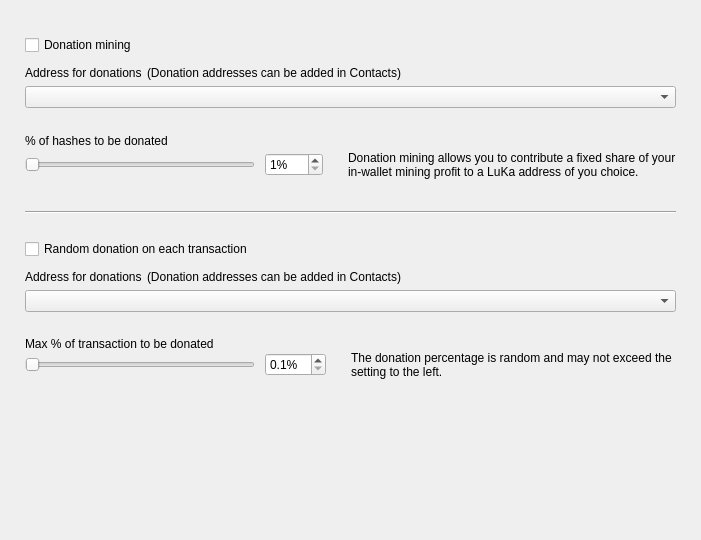
<?xml version="1.0" encoding="UTF-8"?>
<ui version="4.0">
 <class>DonationOptionsFrame</class>
 <widget class="QFrame" name="DonationOptionsFrame">
  <property name="geometry">
   <rect>
    <x>0</x>
    <y>0</y>
    <width>701</width>
    <height>540</height>
   </rect>
  </property>
  <property name="windowTitle">
   <string>Frame</string>
  </property>
  <property name="frameShape">
   <enum>QFrame::NoFrame</enum>
  </property>
  <property name="frameShadow">
   <enum>QFrame::Raised</enum>
  </property>
  <layout class="QVBoxLayout" name="verticalLayout">
   <property name="spacing">
    <number>10</number>
   </property>
   <property name="leftMargin">
    <number>25</number>
   </property>
   <property name="topMargin">
    <number>35</number>
   </property>
   <property name="rightMargin">
    <number>25</number>
   </property>
   <property name="bottomMargin">
    <number>0</number>
   </property>
   <item>
    <widget class="QCheckBox" name="m_enableDonationMiningCheck">
     <property name="text">
      <string>Donation mining</string>
     </property>
    </widget>
   </item>
   <item>
    <widget class="QFrame" name="m_donationMiningFrame">
     <property name="frameShape">
      <enum>QFrame::NoFrame</enum>
     </property>
     <property name="frameShadow">
      <enum>QFrame::Raised</enum>
     </property>
     <layout class="QGridLayout" name="gridLayout" columnstretch="1,0,0,1">
      <property name="leftMargin">
       <number>0</number>
      </property>
      <property name="topMargin">
       <number>0</number>
      </property>
      <property name="rightMargin">
       <number>0</number>
      </property>
      <property name="bottomMargin">
       <number>0</number>
      </property>
      <property name="horizontalSpacing">
       <number>10</number>
      </property>
      <property name="verticalSpacing">
       <number>0</number>
      </property>
      <item row="2" column="0" colspan="4">
       <widget class="QComboBox" name="m_donationMiningAddressCombo"/>
      </item>
      <item row="3" column="0" colspan="4">
       <spacer name="verticalSpacer_2">
        <property name="orientation">
         <enum>Qt::Vertical</enum>
        </property>
        <property name="sizeType">
         <enum>QSizePolicy::Fixed</enum>
        </property>
        <property name="sizeHint" stdset="0">
         <size>
          <width>20</width>
          <height>25</height>
         </size>
        </property>
       </spacer>
      </item>
      <item row="4" column="0" colspan="4">
       <widget class="WalletGui::WalletNormalBlackTextLabel" name="label_2">
        <property name="minimumSize">
         <size>
          <width>0</width>
          <height>16</height>
         </size>
        </property>
        <property name="text">
         <string>% of hashes to be donated</string>
        </property>
        <property name="indent">
         <number>0</number>
        </property>
       </widget>
      </item>
      <item row="5" column="1">
       <widget class="QSpinBox" name="m_donationMiningAmountSpin">
        <property name="suffix">
         <string>%</string>
        </property>
        <property name="minimum">
         <number>1</number>
        </property>
        <property name="maximum">
         <number>100</number>
        </property>
       </widget>
      </item>
      <item row="5" column="0">
       <widget class="QSlider" name="m_donationMiningAmountSlider">
        <property name="maximumSize">
         <size>
          <width>230</width>
          <height>16777215</height>
         </size>
        </property>
        <property name="minimum">
         <number>1</number>
        </property>
        <property name="maximum">
         <number>100</number>
        </property>
        <property name="orientation">
         <enum>Qt::Horizontal</enum>
        </property>
       </widget>
      </item>
      <item row="5" column="2">
       <spacer name="horizontalSpacer">
        <property name="orientation">
         <enum>Qt::Horizontal</enum>
        </property>
        <property name="sizeType">
         <enum>QSizePolicy::Fixed</enum>
        </property>
        <property name="sizeHint" stdset="0">
         <size>
          <width>5</width>
          <height>20</height>
         </size>
        </property>
       </spacer>
      </item>
      <item row="5" column="3" alignment="Qt::AlignVCenter">
       <widget class="WalletGui::WalletSmallGrayTextLabel" name="m_donationMiningCommentLabel">
        <property name="minimumSize">
         <size>
          <width>0</width>
          <height>32</height>
         </size>
        </property>
        <property name="text">
         <string>Donation mining allows you to contribute a fixed share of your in-wallet mining profit to a LuKa address of you choice.</string>
        </property>
        <property name="wordWrap">
         <bool>true</bool>
        </property>
        <property name="indent">
         <number>0</number>
        </property>
       </widget>
      </item>
      <item row="1" column="0" colspan="4">
       <spacer name="verticalSpacer_6">
        <property name="orientation">
         <enum>Qt::Vertical</enum>
        </property>
        <property name="sizeType">
         <enum>QSizePolicy::Fixed</enum>
        </property>
        <property name="sizeHint" stdset="0">
         <size>
          <width>20</width>
          <height>5</height>
         </size>
        </property>
       </spacer>
      </item>
      <item row="0" column="0" colspan="4">
       <layout class="QHBoxLayout" name="horizontalLayout" stretch="0,1">
        <property name="spacing">
         <number>5</number>
        </property>
        <property name="leftMargin">
         <number>0</number>
        </property>
        <item>
         <widget class="WalletGui::WalletNormalBlackTextLabel" name="label">
          <property name="minimumSize">
           <size>
            <width>0</width>
            <height>16</height>
           </size>
          </property>
          <property name="text">
           <string>Address for donations</string>
          </property>
          <property name="indent">
           <number>0</number>
          </property>
         </widget>
        </item>
        <item>
         <widget class="WalletGui::WalletSmallGrayTextLabel" name="label_5">
          <property name="text">
           <string>(Donation addresses can be added in Contacts)</string>
          </property>
         </widget>
        </item>
       </layout>
      </item>
     </layout>
    </widget>
   </item>
   <item>
    <spacer name="verticalSpacer_3">
     <property name="orientation">
      <enum>Qt::Vertical</enum>
     </property>
     <property name="sizeType">
      <enum>QSizePolicy::Fixed</enum>
     </property>
     <property name="sizeHint" stdset="0">
      <size>
       <width>20</width>
       <height>20</height>
      </size>
     </property>
    </spacer>
   </item>
   <item>
    <widget class="Line" name="line">
     <property name="frameShadow">
      <enum>QFrame::Sunken</enum>
     </property>
     <property name="orientation">
      <enum>Qt::Horizontal</enum>
     </property>
    </widget>
   </item>
   <item>
    <spacer name="verticalSpacer_4">
     <property name="orientation">
      <enum>Qt::Vertical</enum>
     </property>
     <property name="sizeType">
      <enum>QSizePolicy::Fixed</enum>
     </property>
     <property name="sizeHint" stdset="0">
      <size>
       <width>20</width>
       <height>15</height>
      </size>
     </property>
    </spacer>
   </item>
   <item>
    <widget class="QCheckBox" name="m_enableDonationChangeCheck">
     <property name="text">
      <string>Random donation on each transaction</string>
     </property>
    </widget>
   </item>
   <item>
    <widget class="QFrame" name="m_donationChangeFrame">
     <property name="frameShape">
      <enum>QFrame::NoFrame</enum>
     </property>
     <property name="frameShadow">
      <enum>QFrame::Raised</enum>
     </property>
     <layout class="QGridLayout" name="gridLayout_2" columnstretch="1,0,0,1">
      <property name="leftMargin">
       <number>0</number>
      </property>
      <property name="topMargin">
       <number>0</number>
      </property>
      <property name="rightMargin">
       <number>0</number>
      </property>
      <property name="bottomMargin">
       <number>0</number>
      </property>
      <property name="horizontalSpacing">
       <number>10</number>
      </property>
      <property name="verticalSpacing">
       <number>0</number>
      </property>
      <item row="3" column="0" colspan="4">
       <spacer name="verticalSpacer_5">
        <property name="orientation">
         <enum>Qt::Vertical</enum>
        </property>
        <property name="sizeType">
         <enum>QSizePolicy::Fixed</enum>
        </property>
        <property name="sizeHint" stdset="0">
         <size>
          <width>20</width>
          <height>25</height>
         </size>
        </property>
       </spacer>
      </item>
      <item row="4" column="0" colspan="4">
       <widget class="WalletGui::WalletNormalBlackTextLabel" name="label_3">
        <property name="text">
         <string>Max % of transaction to be donated</string>
        </property>
        <property name="indent">
         <number>0</number>
        </property>
       </widget>
      </item>
      <item row="5" column="0">
       <widget class="QSlider" name="m_donationChangeAmountSlider">
        <property name="maximumSize">
         <size>
          <width>230</width>
          <height>16777215</height>
         </size>
        </property>
        <property name="minimum">
         <number>1</number>
        </property>
        <property name="maximum">
         <number>100</number>
        </property>
        <property name="orientation">
         <enum>Qt::Horizontal</enum>
        </property>
       </widget>
      </item>
      <item row="2" column="0" colspan="4">
       <widget class="QComboBox" name="m_donationChangeAddressCombo"/>
      </item>
      <item row="5" column="3" alignment="Qt::AlignVCenter">
       <widget class="WalletGui::WalletSmallGrayTextLabel" name="m_donationChangeCommentLabel">
        <property name="text">
         <string>The donation percentage is random and may not exceed the setting to the left.</string>
        </property>
        <property name="wordWrap">
         <bool>true</bool>
        </property>
        <property name="indent">
         <number>0</number>
        </property>
       </widget>
      </item>
      <item row="5" column="1">
       <widget class="QDoubleSpinBox" name="m_donationChangeAmountSpin">
        <property name="suffix">
         <string>%</string>
        </property>
        <property name="decimals">
         <number>1</number>
        </property>
        <property name="minimum">
         <double>0.100000000000000</double>
        </property>
        <property name="maximum">
         <double>10.000000000000000</double>
        </property>
        <property name="singleStep">
         <double>0.100000000000000</double>
        </property>
       </widget>
      </item>
      <item row="5" column="2">
       <spacer name="horizontalSpacer_2">
        <property name="orientation">
         <enum>Qt::Horizontal</enum>
        </property>
        <property name="sizeType">
         <enum>QSizePolicy::Fixed</enum>
        </property>
        <property name="sizeHint" stdset="0">
         <size>
          <width>5</width>
          <height>20</height>
         </size>
        </property>
       </spacer>
      </item>
      <item row="1" column="0" colspan="4">
       <spacer name="verticalSpacer_7">
        <property name="orientation">
         <enum>Qt::Vertical</enum>
        </property>
        <property name="sizeType">
         <enum>QSizePolicy::Fixed</enum>
        </property>
        <property name="sizeHint" stdset="0">
         <size>
          <width>20</width>
          <height>5</height>
         </size>
        </property>
       </spacer>
      </item>
      <item row="0" column="0" colspan="4">
       <layout class="QHBoxLayout" name="horizontalLayout_2" stretch="0,1">
        <property name="spacing">
         <number>5</number>
        </property>
        <property name="leftMargin">
         <number>0</number>
        </property>
        <item>
         <widget class="WalletGui::WalletNormalBlackTextLabel" name="label_4">
          <property name="minimumSize">
           <size>
            <width>0</width>
            <height>16</height>
           </size>
          </property>
          <property name="text">
           <string>Address for donations</string>
          </property>
          <property name="indent">
           <number>0</number>
          </property>
         </widget>
        </item>
        <item>
         <widget class="WalletGui::WalletSmallGrayTextLabel" name="label_6">
          <property name="text">
           <string>(Donation addresses can be added in Contacts)</string>
          </property>
         </widget>
        </item>
       </layout>
      </item>
     </layout>
    </widget>
   </item>
   <item>
    <spacer name="verticalSpacer">
     <property name="orientation">
      <enum>Qt::Vertical</enum>
     </property>
     <property name="sizeType">
      <enum>QSizePolicy::Expanding</enum>
     </property>
     <property name="sizeHint" stdset="0">
      <size>
       <width>20</width>
       <height>10</height>
      </size>
     </property>
    </spacer>
   </item>
  </layout>
 </widget>
 <customwidgets>
  <customwidget>
   <class>WalletGui::WalletSmallGrayTextLabel</class>
   <extends>QLabel</extends>
   <header>Gui/Common/WalletTextLabel.h</header>
  </customwidget>
  <customwidget>
   <class>WalletGui::WalletNormalBlackTextLabel</class>
   <extends>QLabel</extends>
   <header>Gui/Common/WalletTextLabel.h</header>
  </customwidget>
 </customwidgets>
 <resources/>
 <connections>
  <connection>
   <sender>m_enableDonationMiningCheck</sender>
   <signal>toggled(bool)</signal>
   <receiver>m_donationMiningFrame</receiver>
   <slot>setEnabled(bool)</slot>
   <hints>
    <hint type="sourcelabel">
     <x>353</x>
     <y>41</y>
    </hint>
    <hint type="destinationlabel">
     <x>350</x>
     <y>115</y>
    </hint>
   </hints>
  </connection>
  <connection>
   <sender>m_donationMiningAmountSlider</sender>
   <signal>valueChanged(int)</signal>
   <receiver>DonationOptionsFrame</receiver>
   <slot>donationMiningAmountChanged(int)</slot>
   <hints>
    <hint type="sourcelabel">
     <x>187</x>
     <y>155</y>
    </hint>
    <hint type="destinationlabel">
     <x>350</x>
     <y>269</y>
    </hint>
   </hints>
  </connection>
  <connection>
   <sender>m_donationMiningAmountSpin</sender>
   <signal>valueChanged(int)</signal>
   <receiver>DonationOptionsFrame</receiver>
   <slot>donationMiningAmountChanged(int)</slot>
   <hints>
    <hint type="sourcelabel">
     <x>391</x>
     <y>155</y>
    </hint>
    <hint type="destinationlabel">
     <x>350</x>
     <y>269</y>
    </hint>
   </hints>
  </connection>
  <connection>
   <sender>m_enableDonationChangeCheck</sender>
   <signal>toggled(bool)</signal>
   <receiver>m_donationChangeFrame</receiver>
   <slot>setEnabled(bool)</slot>
   <hints>
    <hint type="sourcelabel">
     <x>353</x>
     <y>237</y>
    </hint>
    <hint type="destinationlabel">
     <x>350</x>
     <y>328</y>
    </hint>
   </hints>
  </connection>
  <connection>
   <sender>m_donationChangeAmountSlider</sender>
   <signal>valueChanged(int)</signal>
   <receiver>DonationOptionsFrame</receiver>
   <slot>donationChangeAmountChanged(int)</slot>
   <hints>
    <hint type="sourcelabel">
     <x>187</x>
     <y>385</y>
    </hint>
    <hint type="destinationlabel">
     <x>350</x>
     <y>269</y>
    </hint>
   </hints>
  </connection>
  <connection>
   <sender>m_donationChangeAmountSpin</sender>
   <signal>valueChanged(double)</signal>
   <receiver>DonationOptionsFrame</receiver>
   <slot>donationChangeAmountChanged(double)</slot>
   <hints>
    <hint type="sourcelabel">
     <x>433</x>
     <y>353</y>
    </hint>
    <hint type="destinationlabel">
     <x>350</x>
     <y>269</y>
    </hint>
   </hints>
  </connection>
 </connections>
 <slots>
  <slot>donationMiningAmountChanged(int)</slot>
  <slot>donationChangeAmountChanged(int)</slot>
  <slot>donationChangeAmountChanged(double)</slot>
 </slots>
</ui>
